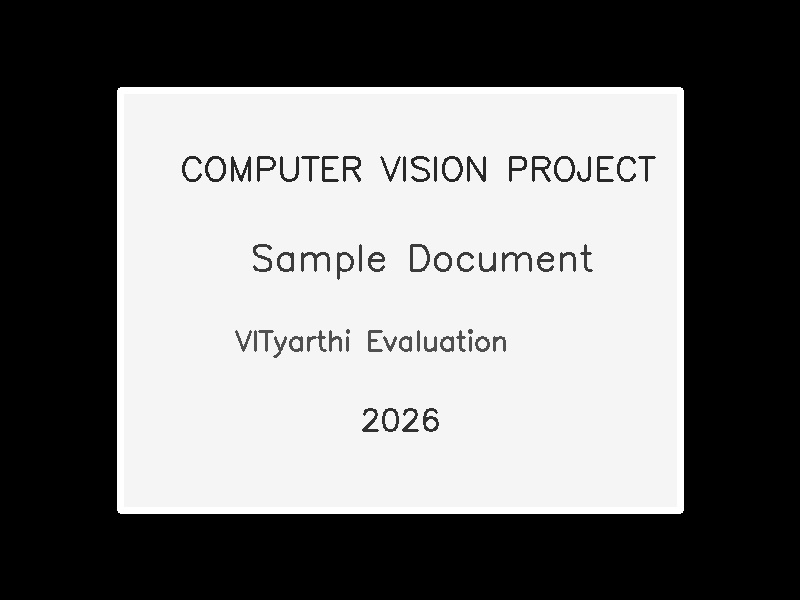
#> input picture data/input/sample_document.jpg, 800 x 600 px
$ python cli.py --input ../data/input/sample_document.jpg   (older library calls are emulated)
#> lines starting #> are read from the running program, lines starting #| are printed output that depends on the picture; after the words box and inside, x2 and y2 are one past the last pixel; in counts of white or black regions, pixels touching at a corner belong together
### src/io_utils.py
from pathlib import Path
import cv2
import json

def load_image(path: str):
    p = Path(path)
    if not p.exists():
        raise FileNotFoundError(f"Input image not found: {p}")
    image = cv2.imread(str(p))
    if image is None:
        raise ValueError(f"OpenCV could not read the image: {p}")
    return image

def save_image(path: str, image):
    p = Path(path)
    p.parent.mkdir(parents=True, exist_ok=True)
    if not cv2.imwrite(str(p), image):
        raise IOError(f"Could not write image: {p}")

def save_json(path: str, data: dict):
    p = Path(path)
    p.parent.mkdir(parents=True, exist_ok=True)
    p.write_text(json.dumps(data, indent=2), encoding="utf-8")

### src/preprocessing.py
import cv2
from .config import Config

def resize_for_processing(image, config: Config):
    h, w = image.shape[:2]
    if w <= config.max_width:
        return image.copy(), 1.0
    scale = config.max_width / w
    resized = cv2.resize(image, (int(w * scale), int(h * scale)), interpolation=cv2.INTER_AREA)
    return resized, scale

# [4 lines left out: function edge_map, not called in this run]

def make_threshold(image, config: Config):
    gray = cv2.cvtColor(image, cv2.COLOR_BGR2GRAY)
    gray = cv2.GaussianBlur(gray, (3, 3), 0)
    return cv2.adaptiveThreshold(
        gray, 255, cv2.ADAPTIVE_THRESH_GAUSSIAN_C,
        cv2.THRESH_BINARY, config.adaptive_block_size, config.adaptive_c
    )

### src/pipeline.py
from pathlib import Path
from .config import Config
from .document_detector import find_document_corners
from .io_utils import load_image, save_image, save_json
from .perspective import four_point_transform
from .preprocessing import resize_for_processing, make_threshold
from .quality import analyze_quality

def run_pipeline(input_path: str, output_dir: str, config: Config | None = None):
    config = config or Config()
    output = Path(output_dir)
    output.mkdir(parents=True, exist_ok=True)

    original = load_image(input_path)
    working, scale = resize_for_processing(original, config)

    corners = find_document_corners(working, config)

    if corners is not None and scale != 1.0:
        corners = corners / scale

    if corners is not None:
        scanned = four_point_transform(original, corners)
        detected = True
    else:
        scanned = original.copy()
        detected = False

    threshold = make_threshold(scanned, config)
    metrics = analyze_quality(scanned)
    report = {
        **metrics,
        "document_detected": detected,
        "input_file": str(input_path),
        "output_directory": str(output_dir),
        "original_width": int(original.shape[1]),
        "original_height": int(original.shape[0]),
        "output_width": int(scanned.shape[1]),
        "output_height": int(scanned.shape[0]),
    }

    save_image(output / "scanned_document.png", scanned)
    save_image(output / "threshold_document.png", threshold)
    save_json(output / "quality_report.json", report)
    return report

### src/document_detector.py
import cv2
import numpy as np
from .config import Config

def find_document_corners(image, config: Config):
    edges = cv2.cvtColor(image, cv2.COLOR_BGR2GRAY)
    edges = cv2.GaussianBlur(edges, (5, 5), 0)
    edges = cv2.Canny(edges, config.canny_low, config.canny_high)

    contours, _ = cv2.findContours(edges, cv2.RETR_LIST, cv2.CHAIN_APPROX_SIMPLE)
    image_area = image.shape[0] * image.shape[1]
    candidates = []

    for contour in contours:
        area = cv2.contourArea(contour)
        if area < image_area * config.min_contour_area_ratio:
            continue
        perimeter = cv2.arcLength(contour, True)
        polygon = cv2.approxPolyDP(contour, config.approx_epsilon_ratio * perimeter, True)
        if len(polygon) == 4 and cv2.isContourConvex(polygon):
            candidates.append((area, polygon.reshape(4, 2)))

    if not candidates:
        return None

    candidates.sort(key=lambda item: item[0], reverse=True)
    return candidates[0][1].astype(np.float32)

### src/perspective.py
import cv2
import numpy as np

def order_points(points):
    pts = np.asarray(points, dtype=np.float32)
    s = pts.sum(axis=1)
    d = np.diff(pts, axis=1).ravel()
    return np.array([
        pts[np.argmin(s)],
        pts[np.argmin(d)],
        pts[np.argmax(s)],
        pts[np.argmax(d)]
    ], dtype=np.float32)

def four_point_transform(image, points):
    rect = order_points(points)
    tl, tr, br, bl = rect

    width_a = np.linalg.norm(br - bl)
    width_b = np.linalg.norm(tr - tl)
    max_width = max(1, int(max(width_a, width_b)))

    height_a = np.linalg.norm(tr - br)
    height_b = np.linalg.norm(tl - bl)
    max_height = max(1, int(max(height_a, height_b)))

    destination = np.array([
        [0, 0],
        [max_width - 1, 0],
        [max_width - 1, max_height - 1],
        [0, max_height - 1]
    ], dtype=np.float32)

    matrix = cv2.getPerspectiveTransform(rect, destination)
    return cv2.warpPerspective(image, matrix, (max_width, max_height))

### src/quality.py
import cv2
import numpy as np

def analyze_quality(image):
    gray = cv2.cvtColor(image, cv2.COLOR_BGR2GRAY)
    brightness = float(np.mean(gray))
    contrast = float(np.std(gray))
    blur_score = float(cv2.Laplacian(gray, cv2.CV_64F).var())

    edges = cv2.Canny(gray, 50, 150)
    lines = cv2.HoughLines(edges, 1, np.pi / 180, threshold=max(40, min(gray.shape) // 5))

    angles = []
    if lines is not None:
        for line in lines[:100]:
            theta = float(line[0][1])
            angle = np.degrees(theta) - 90.0
            while angle <= -45:
                angle += 90
            while angle > 45:
                angle -= 90
            angles.append(angle)

    skew = float(np.median(angles)) if angles else 0.0

    return {
        "brightness_mean": round(brightness, 3),
        "contrast_std": round(contrast, 3),
        "blur_score": round(blur_score, 3),
        "skew_angle_degrees": round(skew, 3),
    }

### src/cli.py
import argparse
import json
from .pipeline import run_pipeline

def build_parser():
    parser = argparse.ArgumentParser(
        description="Smart Document Scanner & Quality Analyzer"
    )
    parser.add_argument("--input", required=True, help="Path to input image")
    parser.add_argument("--output", default="data/output", help="Output directory")
    parser.add_argument("--print-report", action="store_true", help="Print JSON report")
    return parser

def main():
    args = build_parser().parse_args()
    try:
        report = run_pipeline(args.input, args.output)
#> in load_image, image is the input picture: shape (600, 800, 3); min 0, max 255, mean 120.5
#> in run_pipeline, `working, scale = resize_for_processing(original, config)`: scale = 1
#> in find_document_corners, `edges = cv2.Canny(edges, config.canny_low, config.canny_high)`:
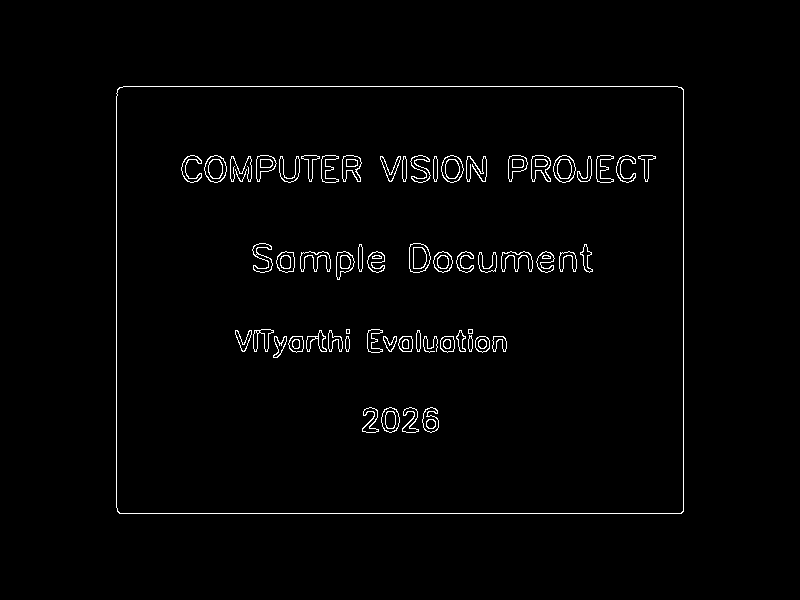
#> edges: shape (600, 800); 1.7% white in thin lines or dots, all inside (x1, y1, x2, y2) = (116, 86, 684, 514)
#> in find_document_corners, `contours, _ = cv2.findContours(edges, cv2.RETR_LIST, cv2.CHAIN_APPROX_..`: contours = 159 contours, 10 with area under 20; largest, box (x1, y1, x2, y2) and area: (116, 86, 684, 514) 242076, (116, 86, 684, 514) 242066, (409, 243, 431, 273) 515, (409, 243, 431, 273) 507, (553, 155, 576, 183) 462
#> the loop in find_document_corners, `for contour in contours:` made 159 passes
#> area on passes 1 to 3: 63, 73, 148
#> after the loop in find_document_corners, `for contour in contours:`: candidates = [(242066, [[117, 90], [680, 87], [683, 510], [120, 513]]), (242076, [[117, 89], [119, 513], [683, 511], [681, 87]])]
#> in run_pipeline, `corners = find_document_corners(working, config)`: corners = [[117, 89], [119, 513], [683, 511], [681, 87]]
#> in order_points, `s = pts.sum(axis=1)`: s = [206, 632, 1194, 768]
#> in order_points, `d = np.diff(pts, axis=1).ravel()`: d = [-28, 394, -172, -594]
#> in four_point_transform, `rect = order_points(points)`: rect = [[117, 89], [681, 87], [683, 511], [119, 513]]
#> in four_point_transform, `tl, tr, br, bl = rect`: tl = [117, 89]; tr = [681, 87]; br = [683, 511]; bl = [119, 513]
#> in four_point_transform, `width_a = np.linalg.norm(br - bl)`: width_a = 564
#> in four_point_transform, `height_a = np.linalg.norm(tr - br)`: height_a = 424
#> in four_point_transform, `destination = np.array([ [0, 0], [max_width - 1, 0], [max_width - 1, m..`: destination = [[0, 0], [563, 0], [563, 423], [0, 423]]
#> in four_point_transform, `matrix = cv2.getPerspectiveTransform(rect, destination)`: matrix = [[0.998, -0.00471, -116.4], [0.00354, 0.998, -89.2], [-5.94e-20, 5.98e-20, 1]]
#> in four_point_transform, `return cv2.warpPerspective(image, matrix, (max_width, max_height))`:
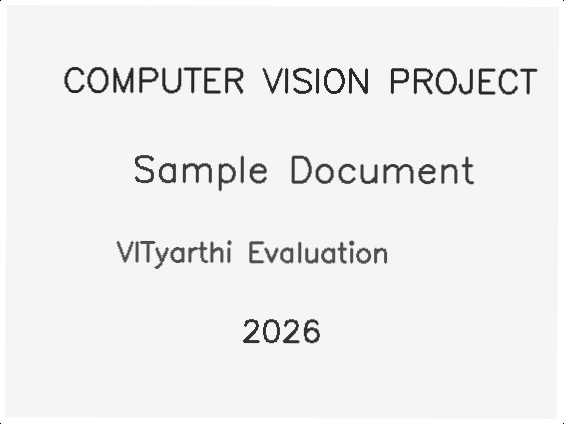
#> returned value: shape (424, 564, 3); min 0, max 255, mean 238.8
#> in make_threshold, `return cv2.adaptiveThreshold( gray, 255, cv2.ADAPTIVE_THRESH_GAUSSIAN_..`:
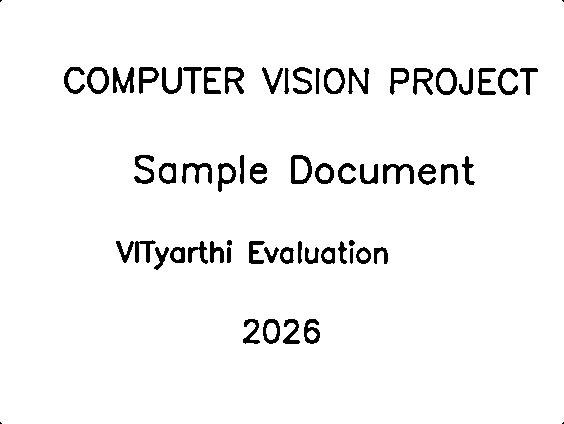
#> returned value: shape (424, 564); 95.6% white; 62 black regions (4 under 20 px), largest, box (x1, y1, x2, y2) and area: (113, 67, 134, 93) 302, (291, 155, 312, 184) 298, (383, 164, 414, 184) 291
#> in analyze_quality, `brightness = float(np.mean(gray))`: brightness = 238.8
#> in analyze_quality, `contrast = float(np.std(gray))`: contrast = 32.96
#> in analyze_quality, `blur_score = float(cv2.Laplacian(gray, cv2.CV_64F).var())`: blur_score = 1169.9
#> in analyze_quality, `edges = cv2.Canny(gray, 50, 150)`:
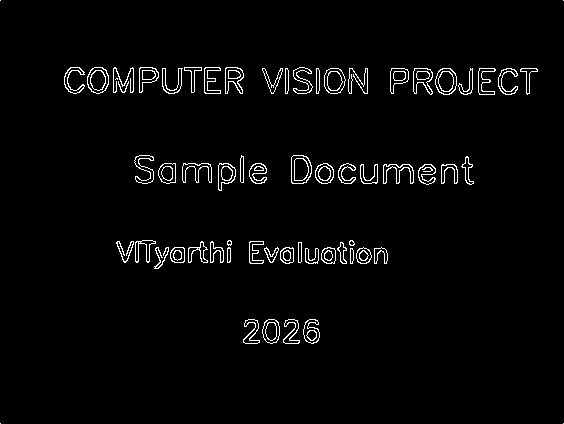
#> edges: shape (424, 564); 2.6% white in thin lines or dots
#> in analyze_quality, `lines = cv2.HoughLines(edges, 1, np.pi / 180, threshold=max(40, min(gr..`: lines = 45 rows, first 8: [68, 1.57], [71, 1.57], [90, 1.57], [66, 1.59], [86, 1.54], [88, 1.54], [74, 1.61], [85, 1.55]
#> the loop in analyze_quality, `for line in lines[:100]:` made 45 passes
#> (line, theta) on passes 1 to 12: ([[68, 1.57]], 1.57), ([[71, 1.57]], 1.57), ([[90, 1.57]], 1.57), ([[66, 1.59]], 1.59), ([[86, 1.54]], 1.54), ([[88, 1.54]], 1.54), ([[74, 1.61]], 1.61), ([[85, 1.55]], 1.55), ([[93, 1.57]], 1.57), ([[80, 1.55]], 1.55), ([[167, 1.57]], 1.57), ([[64, 1.59]], 1.59)
#> after the loop in analyze_quality, `for line in lines[:100]:`: angles = 45 values, max 5 at index 42, min -4 at index 27, mean 0.2
#> in analyze_quality, `skew = float(np.median(angles)) if angles else 0.0`: skew = 2.5e-06
#> in run_pipeline, `metrics = analyze_quality(scanned)`: metrics = {'brightness_mean': 238.8, 'contrast_std': 32.96, 'blur_score': 1169.9, 'skew_angle_degrees': 0}
#> report = 11 items
        print("Processing completed successfully.")
        if args.print_report:
            print(json.dumps(report, indent=2))
    except Exception as exc:
        print(f"Error: {exc}")
        raise SystemExit(1)

if __name__ == "__main__":
    main()
